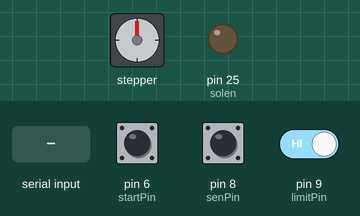
A sketch run on a simulated Arduino Mega 2560, built with avr-gcc and run on an emulated ATmega2560. On the bench: stepper motor, output pins drawn as LEDs (lit = HIGH). The test bench sets the inputs (shaded band); at power-on: pin 6 (startPin) HIGH, pin 8 (senPin) HIGH, pin 9 (limitPin) HIGH. Stepper angles assume 400 steps per turn; what the sketch prints to the serial monitor is not drawn.

Above: at 0.1 s.
At 15.7 s:
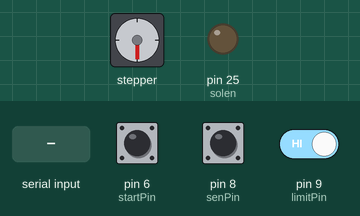
15.8 s: "1\n" received over the second serial link
17.3 s: pin 6 (startPin) pulled LOW for 0.15 s
18.9 s: "6\n" received over the second serial link
Timing chart, 0 to 21.9 s (numbered marks = the images above; inputs shaded):
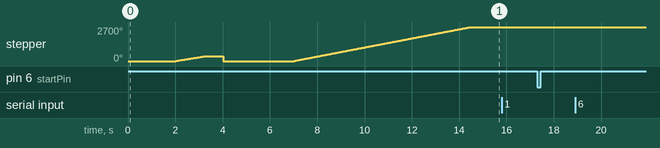

The sketch:

AS03-FinalUpload.ino
```cpp
#include <MobaTools.h>

const byte stepPin = 18;
const byte dirPin = 19;
const int stepsPerRev = 400;
const long collectPos = 3000;

#define startPin 6  // Pin connected to the push button
#define limitPin 9  // Reference switch
const byte senPin = 8; // Cloth sensor
#define solen 25  // Relay switch pin

bool sPeed1 = false, sPeed2 = false, sPeed3 = false;
bool buttonPressed = false;  // To track if the button is pressed
bool motorShouldRun = false;  // To track if the motor should be running
bool clothDetected = false;

int fwdSpeed;
int bwdSpeed;

int limit_count = 0;
bool limswitch = 0;

int hOme = 0;
int pos = 0;

unsigned long forwardStartTime = 0;  // Track the start time of forward motion
bool relayActivated = false;  // Track the relay activation state

MoToStepper stepper1(stepsPerRev, STEPDIR);

String data_display = "";

void setup() {
  Serial2.begin(9600);
  Serial.begin(115200);
  Serial.println("DISPLAY MOTOR TEST");
  stepper1.attach(stepPin, dirPin);
  stepper1.setRampLen(60);

  pinMode(startPin, INPUT_PULLUP);  // Use internal pull-up resistor
  pinMode(limitPin, INPUT_PULLUP);
  pinMode(senPin, INPUT_PULLUP);
  pinMode(solen, OUTPUT);

  homing();
  set_pos();
}

void loop() {
  // Check for serial input
  if (Serial2.available()) {
    data_display = "";
    delay(30);
    while (Serial2.available()) {
      char ch = Serial2.read();
      if (ch != '\n' && ch != '\r') {  // filter out newline and carriage return
        data_display += ch;
      }
    }
    send_data(data_display);
  }

  // Read the state of the push button
  if (digitalRead(startPin) == LOW) {
    buttonPressed = true;
  }
  Serial.print("Button:"); Serial.println(buttonPressed);
  Serial.print("Speed1:"); Serial.println(sPeed1);
  Serial.print("Speed2:"); Serial.println(sPeed2);
  Serial.print("Speed3:"); Serial.println(sPeed3);

  // Start the motor if a speed is set and the button is pressed
  if ((hOme == 2) && (limit_count >= 1) && (pos == 1) && buttonPressed && (sPeed1 || sPeed2 || sPeed3)) {
    int sen = digitalRead(senPin);
    if (sen == 0) {
      clothDetected = true;
      motor();
    }
    Serial.print("CLOTH DETECTED:"); Serial.println(clothDetected);
  }
}

void send_data(String data_display) {
  // Reset all speed flags
  sPeed1 = sPeed2 = sPeed3 = false;

  if (data_display == "1") {
    Serial.println("setSpeed:100RPM");
    sPeed1 = true;
    fwdSpeed = 150;
    bwdSpeed = 1800;  // Higher speed for reverse stroke
    motorShouldRun = false;  // Reset motor run flag
  } else if (data_display == "2") {
    Serial.println("setSpeed:150RPM");
    sPeed2 = true;
    fwdSpeed = 250;
    bwdSpeed = 1800;  // Higher speed for reverse stroke
    motorShouldRun = false;  // Reset motor run flag
  } else if (data_display == "3") {
    Serial.println("setSpeed:200RPM");
    sPeed3 = true;
    fwdSpeed = 400;
    bwdSpeed = 1800;  // Higher speed for reverse stroke
    motorShouldRun = false;  // Reset motor run flag
  } else if (data_display == "4") {
    Serial.println("setSpeed:200RPM");
    sPeed3 = true;
    fwdSpeed = 550;
    bwdSpeed = 1800;  // Higher speed for reverse stroke
    motorShouldRun = false;  // Reset motor run flag
  } else if (data_display == "6") {
    stepper1.stop();
    sPeed1 = sPeed2 = sPeed3 = false;  // Reset speed flags
    motorShouldRun = false;  // Reset motor run flag
    buttonPressed = false;
    Serial.println("RESETTING...");
  } else {
    Serial.println("Incorrect Data");
  }
}

void homing() {
  stepper1.setSpeed(800);
  while (digitalRead(limitPin) != HIGH && limit_count == 0) {
    stepper1.rotate(-1);
    Serial.print(limswitch);
    Serial.println("Finding END");
  }

  if (digitalRead(limitPin) == HIGH && limit_count == 0) {
    stepper1.stop();
    Serial.println("END POSITION");
    limit_count += 1;
    limswitch = HIGH;
    hOme = 1;
  }
  stepper1.setZero();
  delay(2000);
  stepper1.setSpeed(500);
  stepper1.moveTo(400);
  limswitch = LOW;
  delay(2000);
  while (digitalRead(limitPin) != HIGH && limit_count == 1) {
    stepper1.rotate(-1);
    Serial.print(limswitch);
    Serial.println("Finding END2");
  }
  if (digitalRead(limitPin) == HIGH && limit_count == 1) {
    stepper1.stop();
    Serial.println("END POSITION2");
    limit_count += 1;
    limswitch = HIGH;
    hOme = 2;
  }
  Serial.print("limit_count:"); Serial.println(limit_count);
  Serial.print("limswitch:"); Serial.println(limswitch);
  Serial.print("hOme:"); Serial.println(hOme);
  Serial.print("POS:"); Serial.println(pos);
  stepper1.setZero();
  delay(2000);
}

void set_pos() {
  while (hOme == 2 && limit_count > 1 && limswitch == HIGH && pos == 0) {
    delay(1000);
    stepper1.setSpeed(600);
    stepper1.moveTo(collectPos);

    while (stepper1.moving()) {
      Serial.println("MOVING to Pos1");
    }

    pos = 1;
    Serial.println("StartPositionSet, READY TO USE");
  }
  Serial.print("POS:"); Serial.println(pos);
}

void motor() {
  if (clothDetected) {
    // Move forward while sensor is detecting cloth (value is 0)
    stepper1.setSpeed(fwdSpeed);
    forwardStartTime = millis();  // Record the start time of forward motion
    relayActivated = false;  // Ensure relay is initially deactivated

    while ((digitalRead(senPin) == 0) && (digitalRead(limitPin) != HIGH)) {
      stepper1.rotate(-1);

      // Activate relay if 5 seconds have passed since the forward motion started
      if (millis() - forwardStartTime >= 5000 && !relayActivated) {
        digitalWrite(solen, HIGH);
        relayActivated = true;
      }

      delay(1);  // Small delay to prevent motor stuttering
    }

    stepper1.stop();
    digitalWrite(solen, LOW);  // Deactivate relay
    delay(500);

    // Move backward to the predefined collecting position
    stepper1.setSpeed(bwdSpeed);
    stepper1.moveTo(collectPos);
    Serial.println("Moving backward to collecting position");

    while (stepper1.moving()) {
      // No delay here to ensure continuous movement
    }

    motorShouldRun = false;  // Reset the flag when the complete oscillation is done
    clothDetected = false;  // Reset cloth detection flag
    relayActivated = false;  // Reset relay activation flag
  }
}
```
